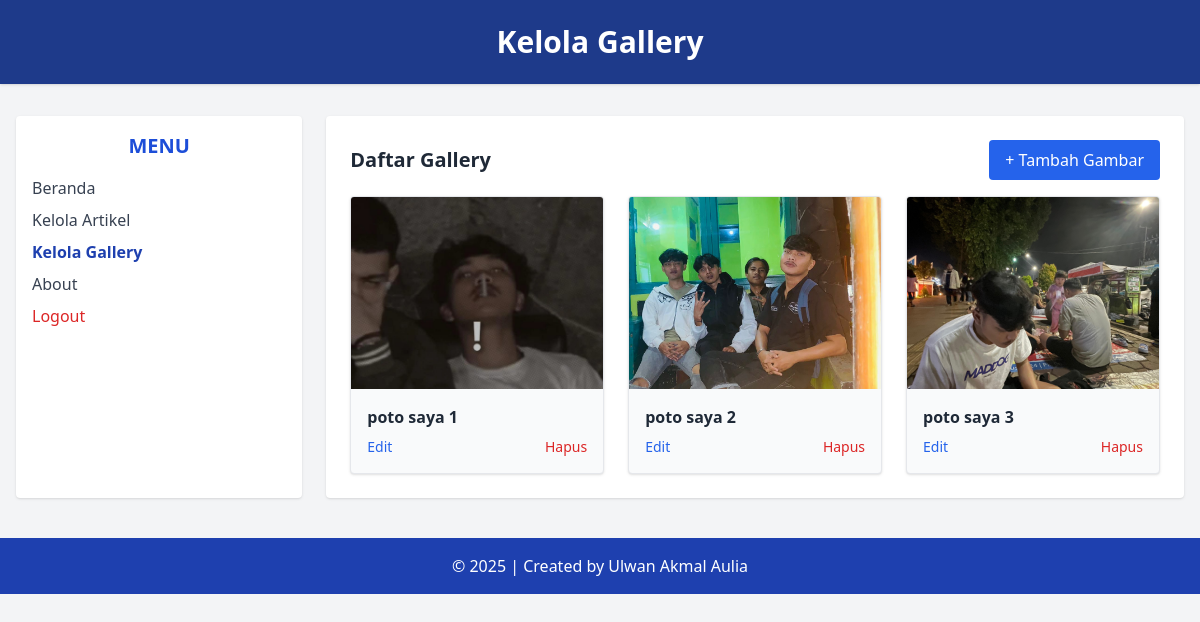
The page /Admin/data_gallery.php (signed in) on the database its author committed.
### tables this page shows
CREATE TABLE `tbl_gallery` (
  `id_gallery` int(5) NOT NULL,
  `judul` text NOT NULL,
  `foto` text NOT NULL
);

### Admin/data_gallery.php (the view, shortened to what this page needs)
<?php
include('../koneksi.php');
?>
<!DOCTYPE html>
<html lang="en">
<head>
  <script src="https://cdn.tailwindcss.com"></script>
</head>
<body class="bg-gray-100 min-h-screen">
  <header class="bg-blue-900 text-white text-center py-6 shadow">
    <h1 class="text-3xl font-bold">Kelola Gallery</h1>
  </header>
  <div class="flex max-w-7xl mx-auto mt-8 px-4">
    <aside class="w-1/4 bg-white rounded shadow p-4">
      <h2 class="text-xl font-semibold text-blue-700 mb-4 text-center">MENU</h2>
      <ul class="space-y-2 text-gray-700">
        <li><a href="beranda_admin.php" class="block hover:text-blue-600">Beranda</a></li>
        <li><a href="data_artikel.php" class="block hover:text-blue-600">Kelola Artikel</a></li>
        <li><a href="data_gallery.php" class="block font-semibold text-blue-800">Kelola Gallery</a></li>
        <li><a href="about.php" class="block hover:text-blue-600">About</a></li>
        <li>
          <a href="logout.php" onclick="return confirm('Apakah anda yakin ingin keluar?');"
             class="block text-red-600 hover:underline font-medium">Logout</a>
        </li>
      </ul>
    </aside>
    <main class="w-3/4 bg-white rounded shadow p-6 ml-6">
      <div class="flex justify-between items-center mb-4">
        <h2 class="text-xl font-bold text-gray-800">Daftar Gallery</h2>
        <a href="add_gallery.php"
           class="bg-blue-600 text-white px-4 py-2 rounded hover:bg-blue-700 transition">+ Tambah Gambar</a>
      </div>
      <div class="grid grid-cols-1 sm:grid-cols-2 md:grid-cols-3 gap-6">
        <?php
        $sql = "SELECT * FROM tbl_gallery";
        $query = mysqli_query($db, $sql);
        while ($data = mysqli_fetch_array($query)) {
          echo "<div class='bg-gray-50 border rounded shadow overflow-hidden'>";
          echo "<img src='../images/{$data['foto']}' class='w-full h-48 object-cover'>";
          echo "<div class='p-4'>";
          echo "<p class='font-semibold text-gray-800 mb-2'>" . htmlspecialchars($data['judul']) . "</p>";
          echo "<div class='flex justify-between text-sm'>";
          echo "<a href='edit_gallery.php?id_gallery={$data['id_gallery']}' class='text-blue-600 hover:underline'>Edit</a>";
          echo "<a href='delete_gallery.php?id_gallery={$data['id_gallery']}' onclick='return confirm(\"Yakin ingin menghapus?\")' class='text-red-600 hover:underline'>Hapus</a>";
          echo "</div>";
          echo "</div></div>";
        }
        ?>
      </div>
    </main>
  </div>
  <footer class="bg-blue-800 text-white text-center py-4 mt-10">
    &copy; <?php echo date('Y'); ?> | Created by Ulwan Akmal Aulia
  </footer>
</body>
</html>

### rows shown on the page
tbl_gallery: foto (picture), judul "poto saya 1"
tbl_gallery: foto (picture), judul "poto saya 2"
tbl_gallery: foto (picture), judul "poto saya 3"
